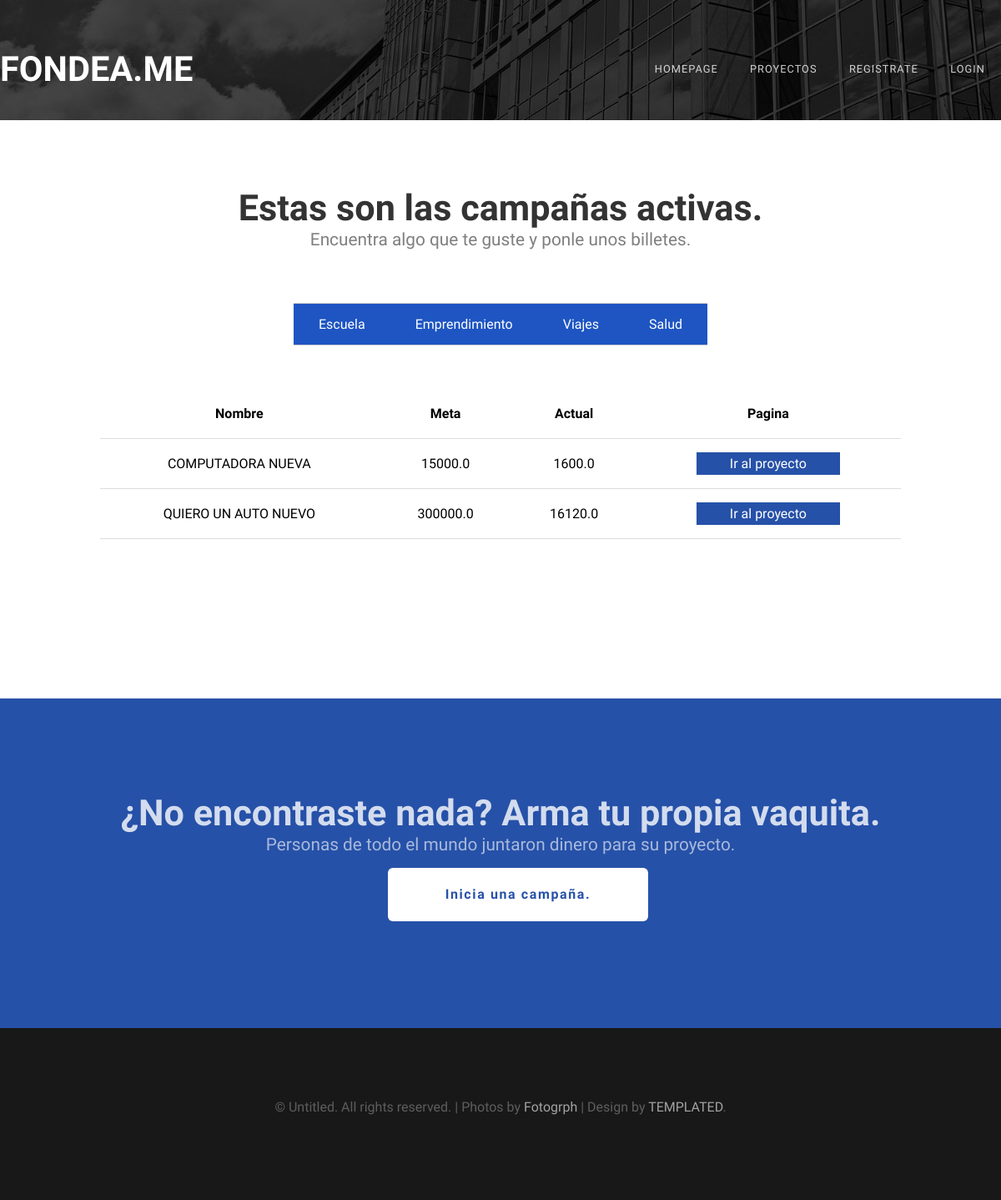
The page /proyects-categoria/ on the database as committed earlier.
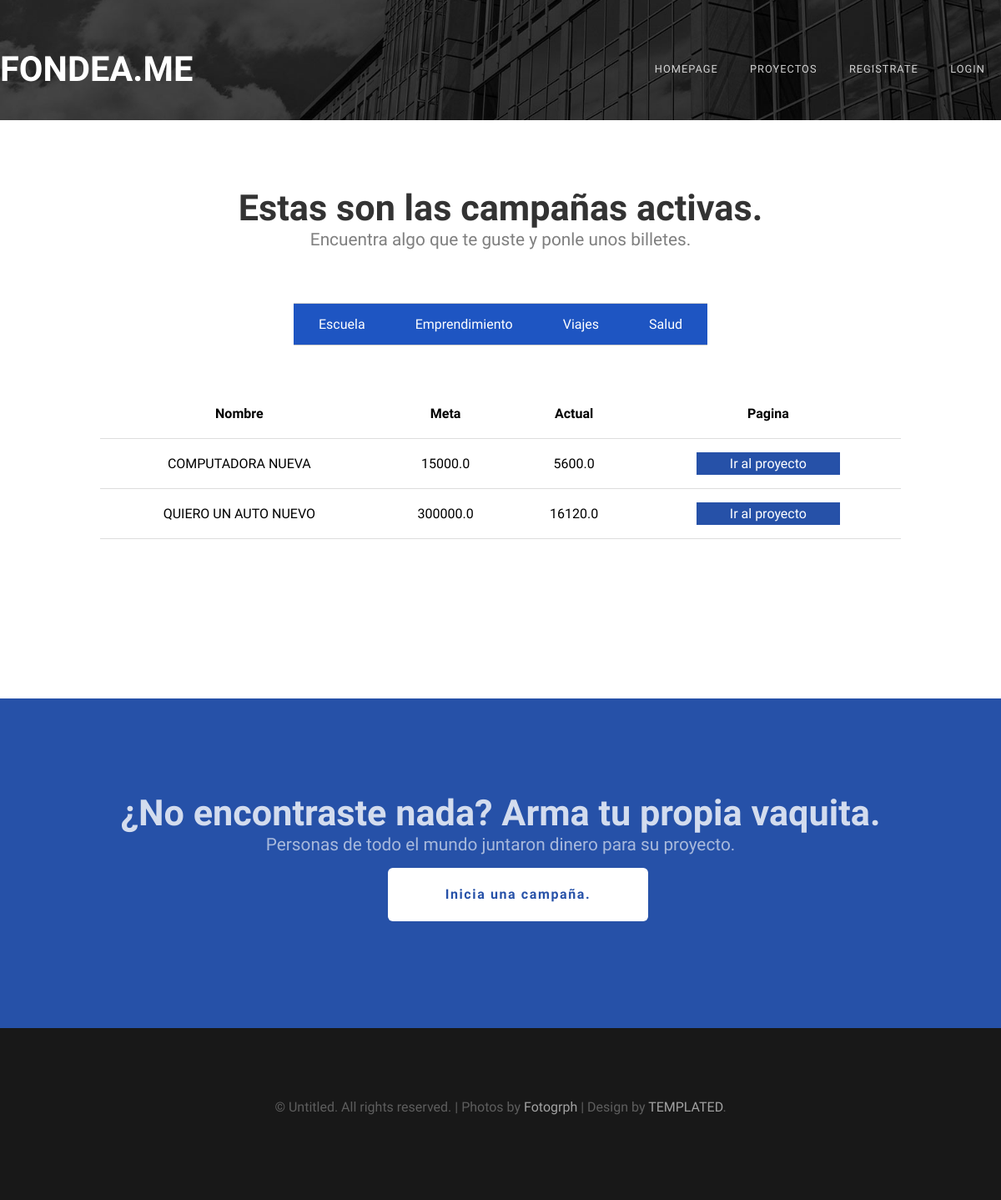
The same page on the database as committed later.
### proyectos/models.py (models this page shows)
class Proyect(models.Model):
    name = models.CharField(max_length=50)
    goal = models.FloatField()
    actual = models.FloatField()
    deadline = models.DateField(auto_now_add=False)
    description = models.CharField(max_length=1500)
    image = models.ImageField(default = 'null', upload_to = "Proyects")
    made = models.DateTimeField(auto_now_add = True)
    upload = models.DateTimeField(auto_now = True)
    category = models.ForeignKey("Category", verbose_name=("Category"), on_delete=models.CASCADE)
    userOwner = models.ForeignKey(User, verbose_name=("Owner"), related_name='Owner',on_delete=models.CASCADE)
    Patrons = models.ManyToManyField(User,
        through = 'Patron',
        through_fields = ('proyecto','patron'),
        verbose_name=("Patrons"),
        default = 'null')

### proyectos/views.py (the view)
# urls.py: path('proyects-categoria/', proyecto.proyectosCategorias, name = 'proyectsCate'),
def proyectosCategorias(request, user = None, idC = None):
    categories = Category.objects.all()
    proyects = Proyect.objects.filter(category = categories[0].id)
    if idC:
        proyects = Proyect.objects.filter(category = idC)
    return render(request, 'proyects-category.html',{
        'Categories' : categories,
        'Proyects' : proyects,
        'User' : user
    })

### proyectos/templates/proyects-category.html (shortened to what this page needs)
{% extends 'layout.html' %}
{% block content %}
    <div id="wrapper">
        <div id="main-content" class = "container">
            <div class="title">
                <h2>Estas son las campañas activas.</h2>
                <span class="byline">Encuentra algo que te guste y ponle unos billetes.</span>
            </div>
            <div id = "menu-categorias">
                <ul class="nav">
                    {% for category in Categories %}
                        <li><a
                               href =  "{% if User %}
                                            {% url 'proyectsCate' User category.id%}
                                        {% else %}
                                            {% url 'proyectsCate' category.id%}
                                        {% endif %}">
                            {{category.name}}
                        </a></li>
                    {% endfor %}
                </ul>
            </div>
			<div id = "proyectosList">
                {% if Proyects %}
                <div class = "procontainer">
                    <table class = "proyectos">
                        <thead>
                            <tr>
                            <th>Nombre</th>
                            <th>Meta</th>
                            <th>Actual</th>
                            <th>Pagina</th>
                            </tr>
                        </thead>
                        <tbody>
                            {% for proyect in Proyects %}
                            <tr>
                            <td>{{proyect.name}}</td>
                            <td>{{proyect.goal}}</td>
                            <td>{{proyect.actual}}</td>
                            <td><a id = "link-in-table" class = "myproyectlink" href ="{% if User %}{% url 'proyectoLoged' User proyect.id%}{% else %}{% url 'proyecto' proyect.id %}{% endif %}">Ir al proyecto<a/></td>
                            <tr>
                            {% endfor %}
                        </tbody>
                    </table>
                </div>
                {% else %}
                <h3>Aún no hay proyectos registrados en esta categoría...</h3>
                {% endif %}
            </div>
	   </div>
    </div>
    <div id="welcome">
        <div class="container">
            <div class="title">
                <h2>¿No encontraste nada? Arma tu propia vaquita.</h2>
                <span class="byline">Personas de todo el mundo juntaron dinero para su proyecto.</span>
            </div>
            <ul class="actions">
                <li><a href="{% if User %}{% url 'newproyect' User%}{% else %}{% url 'login' %}{% endif %}" class="button">Inicia una campaña.</a></li>
            </ul>
        </div>
    </div>
{% endblock content %}

Rows that differ between the two databases and show on the page:
changed Proyect "COMPUTADORA NUEVA": actual "1600.0" → "5600.0"
